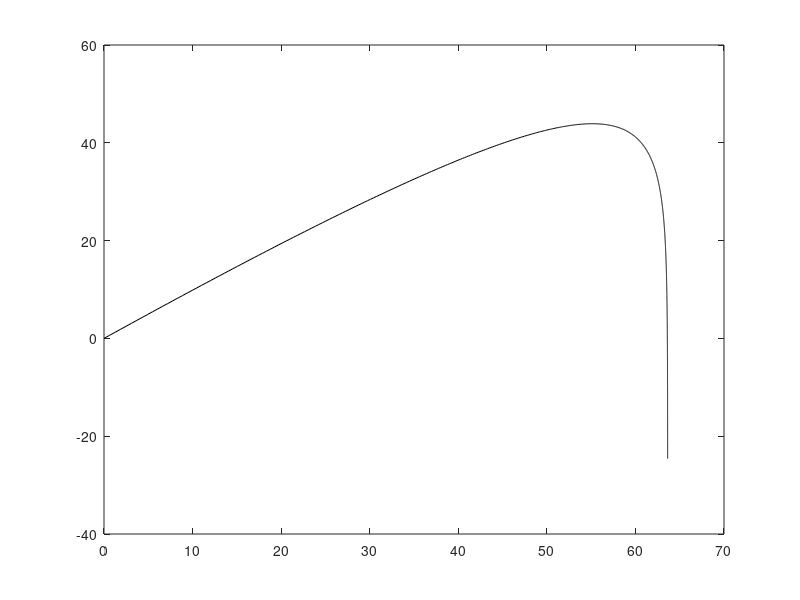

Reproduce this figure in MATLAB. (Note: this script raises an error after producing the figure.)
cla;
% Define the variables
tm=10;
t=0:0.01:tm;
m=1;
k=1;
v0=90;
a=pi/4;
g=9.8;
dt=[0.1 0.3 0.6];
color=['r';'g';'b'];

% Plot the origin curve
x=m/k*v0*cos(a).*(1-exp(-k/m.*t));
y=m/k*(v0*sin(a)+m*g/k).*(1-exp(-k/m.*t))-m*g/k.*t;
plot(x,y,'black');
ym=max(y);
xm=x(y==ym);

% Plot the approx curve
hold on;
for i=1:length(dt)
    [x,y]=getCurve(tm,dt(i),m,k,v0,a,g);
    plot(x,y,color(i));
    j=find(x-xm>0);
    ymi=y(j(1));
    xmi=x(j(1));
    dyi=abs(ym-ymi);
    str=sprintf('$$\\Delta y=%.3f$$',dyi);
    text(xmi,ymi,str,'Interpreter','latex');
end
hold off;

% Set the plot
legend('origin','dt=0.1','dt=0.3','dt=0.6','Location','NorthWest');
xlabel('x');
ylabel('y');
axis([0 70 -10 60]);
print(gcf,'-dpng','p1.png');
